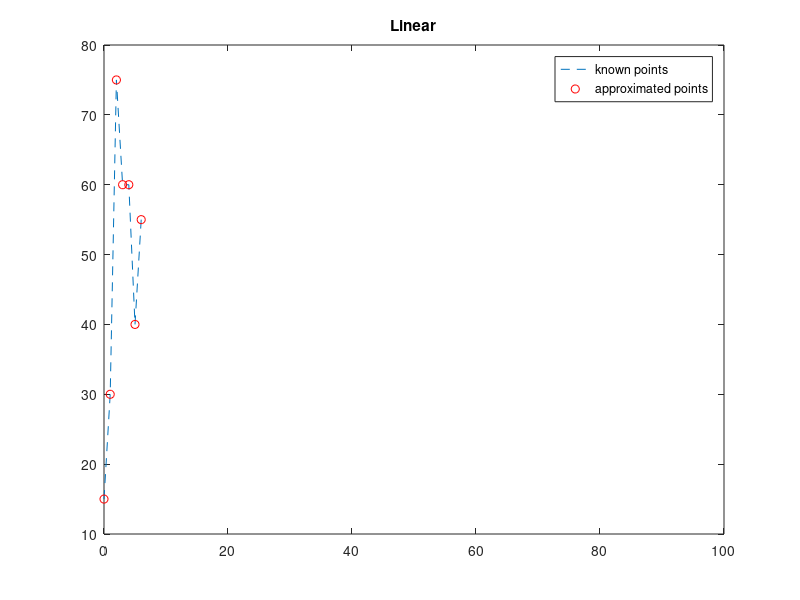

Source code (MATLAB): (Note: this script raises an error after producing the figure.)
clc
close all

% 8.2 and 8.3

x = [0,1,2,3,4,5,6]
y = [15, 30,75 ,60 ,60,40,55]
xi = 0:1:100;

fprintf("Linear:\n")
yi= interp1(x,y,xi,'linear')
plot(xi,yi,'--',x,y,'ro')
legend('known points','approximated points')
title('Linear')

fprintf("Lagrange\n")
yi = ex1_func(x,y,xi)
figure
plot(x,y,'bo',xi,yi,'ro',x,y)
title('Lagrange')
legend('known points','approximated points')

fprintf("Hermite:\n");
yi= interp1(x,y,xi,'cubic')
figure
plot(x,y,'bo',xi,yi,'ro',x,y)
title('Hermite')
legend('known points','approximated points')

fprintf("cubic spline:\n");
yi= interp1(x,y,xi,'spline')
figure
plot(x,y,'bo',xi,yi,'ro',x,y)
title('spline')
legend('known points','approximated points')

P2 = polyfit(x,y,2);% 3 for cubic, and other for other powers

fprintf("parabolic regression:\n");
yi= polyval(P2,xi)
figure
plot(x,y,'bo',xi,yi,'ro',x,y)
title('parabolic regression')
legend('known points','approximated points')

P5 = polyfit(x,y,5); % this case we used 5

fprintf("polinomial method (power of 5):\n");
yi= polyval(P5,xi)
figure
plot(x,y,'bo',xi,yi,'ro',x,y)
title('polinomial method (power of 5):')
legend('known points','approximated points')
